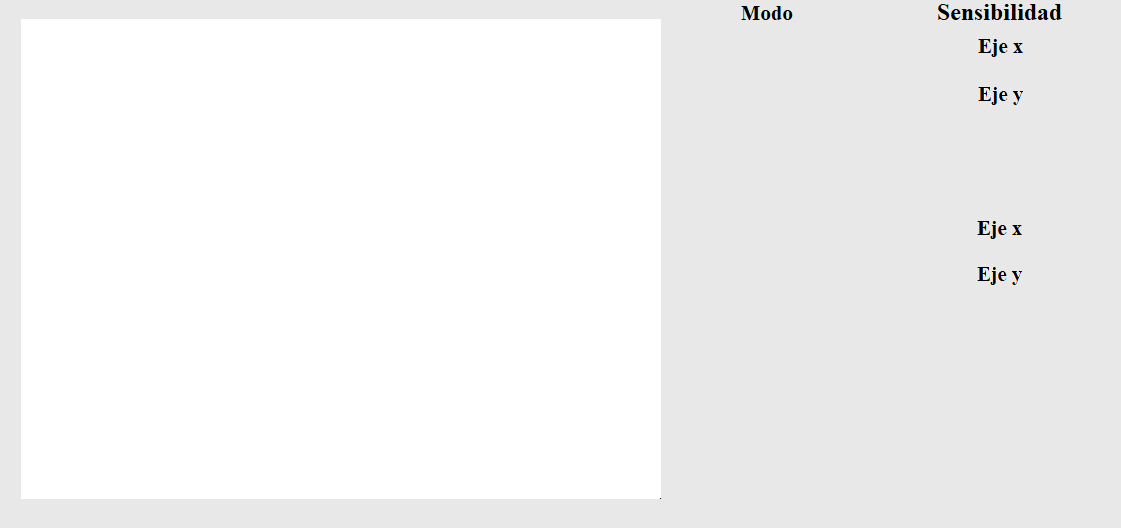
#> input picture plantilla_interfaz v2.png, 1121 x 528 px
$ python -i funcionesAuxiliares.py   (imports and definitions only)
#> lines starting #> are read from the running program, lines starting #| are printed output that depends on the picture; after the words box and inside, x2 and y2 are one past the last pixel; in counts of white or black regions, pixels touching at a corner belong together
#> further down, picture is the input picture: shape (528, 1121, 3); mean B, G, R 243.2, 243.2, 243.2
import cv2
import numpy as np


def inicializar_camara(fuente):
    cap = cv2.VideoCapture(fuente)
    return cap


# [17 lines left out: functions img_webcam, redimensionar, not called in this run]

def umbraliza(img): #util para umbralizar y rellenar huecos mas complejos
    im_in = img
    im_in = cv2.cvtColor(img,cv2.COLOR_BGR2GRAY)

    th, im_th = cv2.threshold(im_in, 0, 255, cv2.THRESH_BINARY_INV)
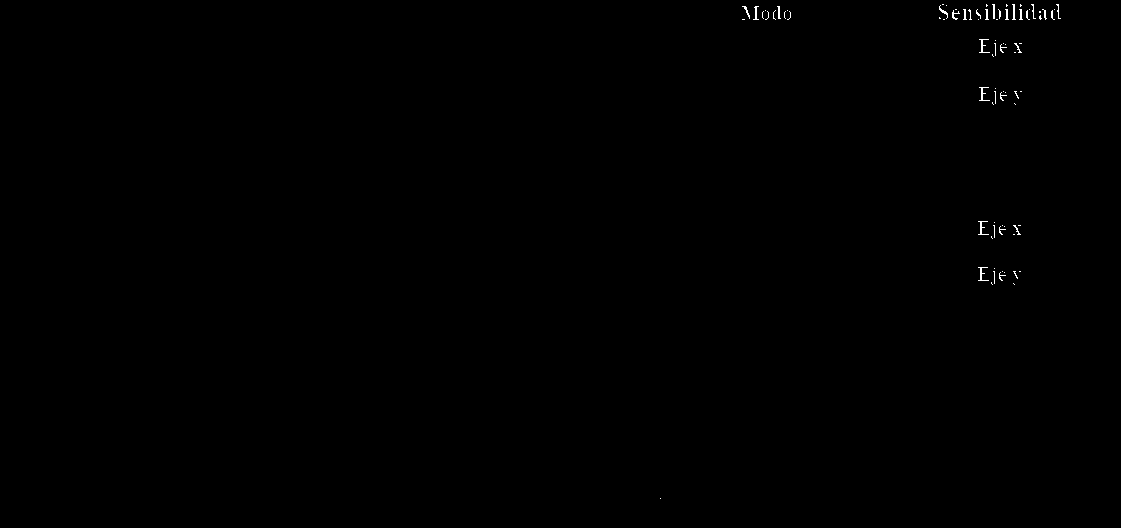
#> im_th: shape (528, 1121); 0.17% white in thin lines or dots, all inside (x1, y1, x2, y2) = (660, 4, 1061, 499)
    im_floodfill = im_th.copy()

    h, w = im_th.shape[:2]
#> h = 528; w = 1121
    mask = np.zeros((h+2, w+2), np.uint8)
    cv2.floodFill(im_floodfill, mask, (0,0), 255)
#> im_floodfill: shape (528, 1121); every value is 255
    im_floodfill_inv = cv2.bitwise_not(im_floodfill)
#> im_floodfill_inv: shape (528, 1121); every value is 0
    im_out = im_th | im_floodfill_inv

    #final_img = img_gray*im_out
    #final_img = cv2.bitwise_or(img_clean, img_clean, mask=im_out)
    return im_out

# [24 lines left out: functions umbralizaAlternativo, dibujar_rectangulo, not called in this run]

def pto_medio(a,b):
    medio = round(a+(b-a)*0.5)
    return medio


# [12 lines left out: function deteccionCara, not called in this run]

            # [14 lines of commented-out code are left out]

def distanciaEntrePuntos(x1_ref, y1_ref, x2_ref, y2_ref):
    distancia = int(np.hypot((x2_ref-x1_ref),(y2_ref-y1_ref)))
    return distancia

>>> import cv2
>>> picture = cv2.imread('plantilla_interfaz v2.png')
>>> result = umbraliza(picture)
